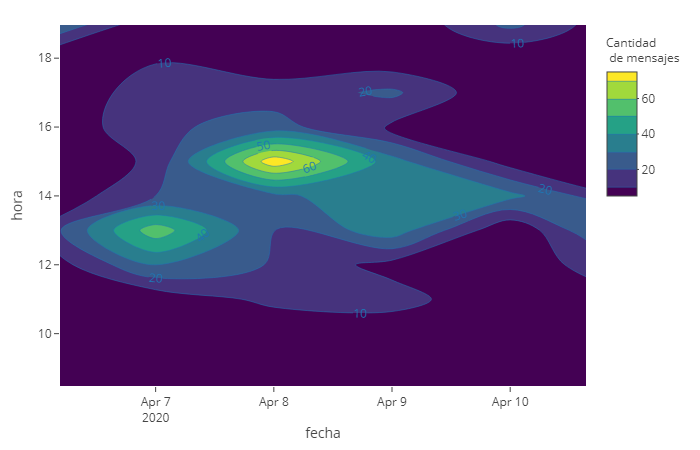

Generate this figure with R:
# Librerias requeridas ---------------------------
library(rwhatsapp)
library(lubridate)
library(tidyverse)
library(tidytext)
library(kableExtra)
library(RColorBrewer)
library(knitr)
library(plotly)
library(dplyr)

# Cargar datos ---------------------------

# Obtener txt con datos exportados de chat de WA
miChat <- rwa_read(file.choose())

# Preparacion de datos: se eliminan mensajes de la aplicacion y se da formato fecha al tiempo
miChat <- miChat %>% 
  mutate(day = date(time)) %>% 
  filter(!is.na(author))

# Generar grafico ---------------------------

# Tabla de referencias: dias y horas de toda una semana
referencia <- data.frame(fecha = seq(from = as.POSIXct("2020-04-06 00:00"), 
                                     to = as.POSIXct("2020-04-12 23:00"), 
                                     by = "hour"))
referencia <- referencia %>% mutate(
  
  day = as.Date(as.character(fecha)),
  hour = hour(fecha),
  wday.name = weekdays(fecha)
  
) %>%
  select(day, hour, wday.name)


# Tabla de datos: MENSAJES POR HORA DEL D?A
diasyhoras <- miChat %>%
  select(time, day) %>% 
  mutate( hour = hour(time),
          wday.name = weekdays(day)) %>%
  group_by(day,hour,wday.name) %>%
  summarize(conteo = n()) %>%
  ungroup() 

# Combinar la tabla de referencia con la tabla con los datos
df <- left_join(referencia, diasyhoras, by = c("day", "hour", "wday.name")) %>%
  mutate(conteo = ifelse(is.na(conteo),
                         0,
                         conteo))

colnames(df) <- c("fecha", "hora", "dia", "mensajes")

#Grafico en plotly
fig <- plot_ly(df, x = ~fecha, y = ~hora, z = ~mensajes, type = "contour", contours = list(showlabels = TRUE))

fig <- fig %>% colorbar(title = "Cantidad \n de mensajes")

fig
